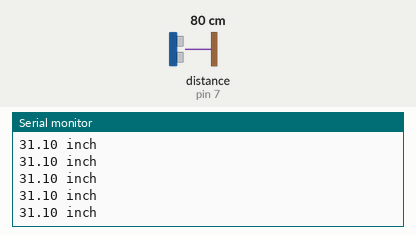
Recording of a sketch running on a simulated Arduino Uno, built with avr-gcc and run on an emulated ATmega328P. Parts: the last lines printed to the serial monitor. Wiring (inferred from the names in the program): ultrasonic range finder: trigger pin 8; echo pin 7. The test bench sets the inputs (shaded band); at power-on: distance to the obstacle (sensor on pin 7) 80 cm. The echo pulse lasts 58.3 µs per cm.

Above: at 1.2 s.
1.3 s: distance to the obstacle (sensor on pin 7) set to 299 cm
At 1.62 s:
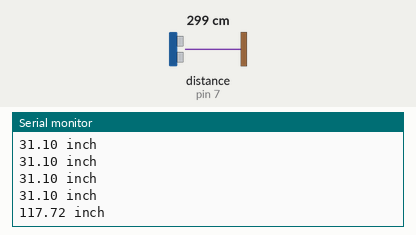
4.3 s: distance to the obstacle (sensor on pin 7) set to 2 cm
At 4.45 s:
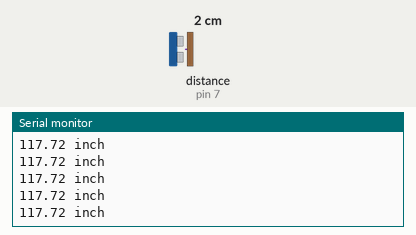
Timing chart, 0 to 7.3 s (numbered marks = the images above; inputs shaded):
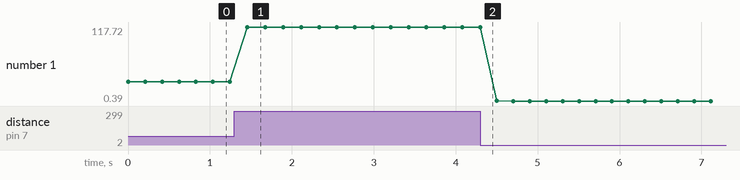

The sketch:

extra_ultrasonic.ino
```cpp
/*
 * Ultrasonic Range Sensor test
 */

#define echoPin 7
#define trigPin 8

void setup() {
  // Pin setup
  pinMode(echoPin, INPUT);
  pinMode(trigPin, OUTPUT);

  Serial.begin(9600);
}

void loop() {
  // variables
  long duration, distance;

  // send a trigger pulse
  digitalWrite(trigPin, LOW);
  delayMicroseconds(2);
  digitalWrite(trigPin, HIGH);
  delayMicroseconds(10);
  digitalWrite(trigPin, LOW);

  // read the PULSE
  duration = pulseIn(echoPin, HIGH);
  distance = (duration/2) /29.1;

  // output
  if (distance >= 2000 || distance <= 0){
    Serial.println("Too Far");
  }
  else {
    Serial.print(distance/2.54);
    Serial.println(" inch");
  }
  delay(200);

}
```

Measured:
- after the input at 1.3 s, the serial monitor: prints a new line after 0.16 s (image 1)
- plotted number 1: 31.1 → 117.72 after the input at 1.3 s, 117.72 → 0.39 after the input at 4.3 s
